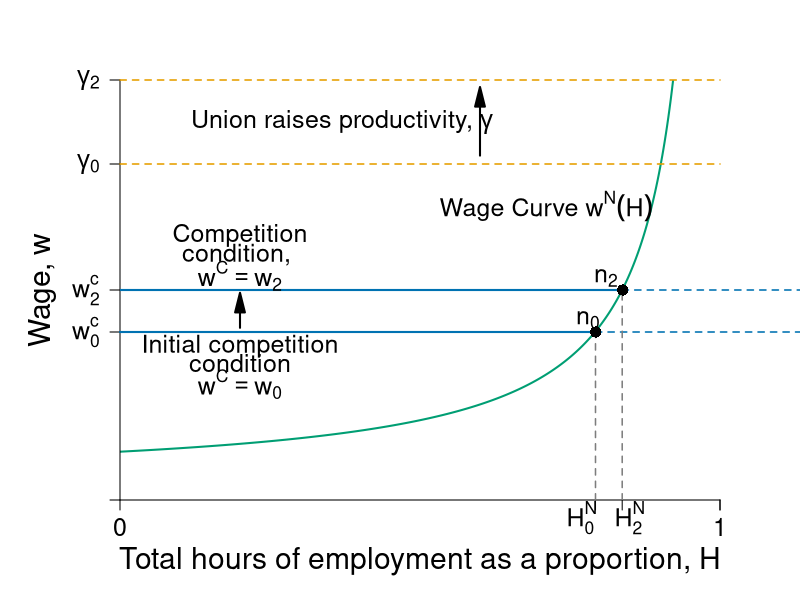

Write R code to recreate this figure.
require(shape)
require(plotrix)
pdf(file = "capitalism/employment_unions_v2.pdf", width = 9, height = 7)

#Set parameters for graphics
pointsize <- 1.8
axislabelsize <- 1.8
labelsize <- 1.5
namesize <- 1.8
annotatesize <- 1.5
graphlinewidth <- 2
segmentlinewidth <- 1.5

COL <- c("#7fc97f", "#beaed4", "#fdc086", "#ffff99", "#386cb0", "#f0027f", "#bf5b17", "#666666")
COLA <- c("#e0f3db", "#99d8c9","#66c2a4","#41ae76", "#238b45", "#005824")
COLB <- c("#c6dbef", "#4eb3d3", "#2b8cbe", "#0868ac","#084081")
COLC <- c("#fcfbfd", "#efedf5", "#dadaeb", "#bcbddc", "#9e9ac8", "#807dba", "#6a51a3", "#54278f", "#3f007d")
grays <- gray.colors(25, start = 1, end = 0, alpha = 1)

CBCols <- c("#009E73","#0072B2","#E69F00","#CC79A7", "#F0E442")

WageFn <- function(h, ubar = 3, B = 2, t = 0.8) {
  B + ubar + (ubar - ubar*t +  ubar*t*h )/(t*(1 - h))
}

WageFn#COL <- c("#1B9E77", "#D95F02", "#7570B3", "#E7298A", "#66A61E", "#E6AB02", "#A6761D", "#666666")
COL <- c("#7fc97f", "#beaed4", "#fdc086", "#ffff99")
par(mar =  c(5, 6, 4, 4))
xlims <- c(0, 1)
ylims <- c(0, 50)


plot(0, 0, xlim = xlims, ylim = ylims, type = "n",
     xlab = expression(paste("Total hours of employment as a proportion, ", H)),
     ylab = expression(paste("Wage, ", w)),
     xaxt = "n", 
     yaxt = "n",
     cex.lab = axislabelsize, 
     bty = "n", 
     xaxs = "i", 
     yaxs = "i")

npts <- 500 
npts2 <- 501
#Specify the sequences of points for graphing. 
xx1 <- seq(xlims[1], 1, length.out = npts)
xx2 <- seq(xlims[1], xlims[2], length.out = npts)
xx3 <- seq(xlims[1], xlims[2], length.out = npts2)
xx4 <- seq(xlims[1], 25, length.out = npts2)

#Draw the lines for the graphs
lines(xx1, WageFn(xx1), col = CBCols[1], lwd = graphlinewidth)
#lines(xx2, solowCondition(xx2, delta = 5), col = COL[3], lwd = 4)
#lines(xx2, solowInfeas(xx2, delta = 5), col = COL[1], lwd = 4, lty = 2)

#Customize ticks and labels for the plot
# ticksy <- c(0, 2.5, 5, 20, 25,  40)
# ylabels <- c(0, expression(paste(B)), expression(paste(B+underline(u))), expression(paste(w[0])), expression(paste(w[2])), NA)

ticksy <- c(0, 20, 25, 40, ylims[2])
ylabels <- c(NA, expression(paste(w[0]^c)), expression(paste(w[2]^c)), expression(paste(gamma[0])), expression(paste(gamma[2])))

ticksx <- c(0, 0.7925, 0.837, 1, xlims[2])
#xlabels <- c(0, expression(paste(H[0],"*")), expression(paste(H[2],"*")), 1.0, NA)
xlabels <- c(0, NA, NA, 1.0, NA)
axis(1, at = ticksx, pos = 0, labels = xlabels, cex.axis = labelsize)
axis(2, at = ticksy, pos = 0, labels = ylabels, las = 1, cex.axis = labelsize)

#x-axis tick label 
text(0.85, -2.1, expression(paste(H[2]^N)), cex = labelsize,xpd = TRUE)
text(0.77, -2.1, expression(paste(H[0]^N)), cex = labelsize,xpd = TRUE)

#Annotation of the  graphs
text(0.71, 35, expression(paste("Wage Curve ", w^N*(H))), cex = labelsize)

#segments(1, 0, 1, 42, lty = 2, lwd = 3, col = "darkgray")
segments(0.7925, 0, 0.7925, 20, lty = 2, lwd = segmentlinewidth, col = grays[20], xpd = TRUE)


segments(0, 40, xlims[2], 40, lty = 2, lwd = segmentlinewidth, col = CBCols[3], xpd = TRUE)
segments(0, 50, xlims[2], 50, lty = 2, lwd = segmentlinewidth, col = CBCols[3], xpd = TRUE)


#Arrows(0.85, 15, 0.85, 24, col = "black", lty = 1, lwd = 2, arr.type = "triangle")
#Arrows(0.85, 15, 0.85, 6, col = "black", lty = 1, lwd = 2, arr.type = "triangle")
#text(0.98, 14.5, expression(paste("Employment rent")))
#text(0.98, 12.5, expression(paste("increases with union")))

#Original Zero profit condition 
segments(0, 20, 0.7925, 20, lty = 1, lwd = graphlinewidth, col = CBCols[2], xpd = TRUE)
segments(0.7925, 20, 1.2, 20, lty = 2, lwd = segmentlinewidth, col = CBCols[2], xpd = TRUE)

points(0.793, 20, pch = 16, col = "black", cex = 1.5)
text(0.78, 21.5, expression(paste(n[0])), cex = labelsize)


#Union Zero profit condition 
segments(0, 25, 0.837, 25, lty = 1, lwd = graphlinewidth, col = CBCols[2])
segments(0.837, 25, 1.2, 25, lty = 2, lwd = segmentlinewidth, col = CBCols[2], xpd = TRUE)


Arrows(0.2, 20.5, 0.2, 23.5, col = "black", lty = 1, lwd = 2, arr.type = "triangle")


text(0.37, 45, expression(paste("Union raises productivity, ", gamma)), cex = labelsize)
Arrows(0.6, 41, 0.6, 48, col = "black", lty = 1, lwd = 2, arr.type = "triangle")

segments(0.837, 0, 0.837, 25, lty = 2, lwd = segmentlinewidth, col = grays[20])
points(0.838, 25, pch = 16, col = "black", cex = 1.5)
text(0.81, 26.5, expression(paste(n[2])), cex = labelsize)
text(0.2, 31.5, expression(paste("Competition")), cex = labelsize, xpd = TRUE)
text(0.2, 29.2, expression(paste("condition, ")), cex = labelsize, xpd = TRUE)
text(0.2, 26.7, expression(paste(w^C == w[2])), cex = labelsize, xpd = TRUE)



#Unemployment benefits & a
#segments(0, 5, 1.2, 5, lty = 2, lwd = 2, col = "darkgray")
#segments(0, 2.5, 1.2, 2.5, lty = 2, lwd = segmentlinewidth, col = grays[20])

#Zero profit condition
text(0.2, 18.3, expression(paste("Initial competition")), cex = labelsize, xpd = TRUE)
text(0.2, 16.3, expression(paste("condition")), cex = labelsize, xpd = TRUE)
text(0.2, 13.8, expression(paste(w^C == w[0])), cex = labelsize, xpd = TRUE)
#text(0.97, 6, expression(paste(B + a)))
#text(0.97, 3.5, expression(paste(B, " (unemployment benefits)")))
#text(1.08, 36, expression(paste("level of")))
#text(1.08, 34, expression(paste("employment, ", bar(H))))

dev.off()
